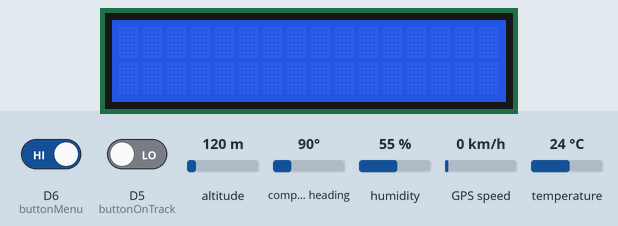
Simulated run of this sketch. Board: ESP8266 (NodeMCU). On the bench: 16×2 character LCD. The test bench sets the inputs (shaded band); at power-on: D6 (buttonMenu) HIGH, D5 (buttonOnTrack) LOW, altitude 120 m, compass heading 90°, humidity 55 %, GPS speed 0 km/h, temperature 24 °C. The GPS gets a fix after 3 s at 37.7749, -122.4194 with 8 satellites; what the sketch prints to the serial monitor is not drawn.

Above: at 2.7 s.
2.8 s: D6 (buttonMenu) driven LOW and D5 (buttonOnTrack) driven HIGH
At 11.2 s:
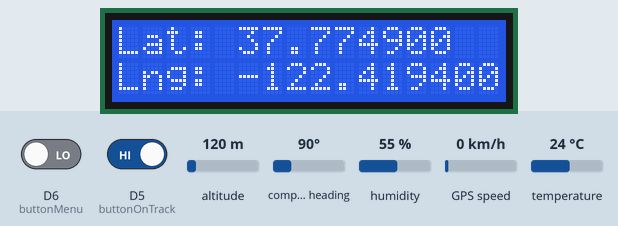
Timing chart, 0 to 12.7 s (numbered marks = the images above; inputs shaded):
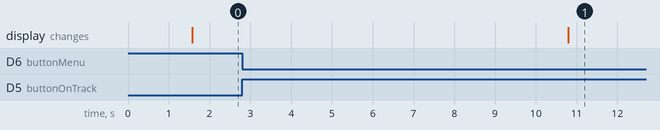

The sketch:

IoTren.ino
```cpp
// Librerias
#include <UbidotsESPMQTT.h>
#include <DHT.h>
#include <LiquidCrystal_I2C.h>
#include <Wire.h>
#include <TinyGPS++.h>
#include <SoftwareSerial.h>

// Constantes Wifi y DB
#define TOKEN "BBUS-WOaH9Y0Y85G0qjt45djta3vmpKKSIo" // Your Ubidots TOKEN
#define WIFINAME "Galaxy A34 5G" // Your SSID
#define WIFIPASS "dakna2023" // Your Wifi Pass

Ubidots client(TOKEN);

// Declaraciones para DHT11 y botones
#define DHTPIN D3 // Pin donde está conectado el sensor DHT11
#define buttonOnTrack 14 //Pin donde esta conectado hacia el botton cuadrado
#define buttonMenu 12 //Pin donde esta conectado hacia el boton circular
int buttonOnTrackState = 0;
int buttonMenuState = 0;
int menu = 0;

#define DHTTYPE DHT11 // Tipo de sensor (DHT11, DHT22, o DHT21)
DHT dht(DHTPIN, DHTTYPE);

// Display
LiquidCrystal_I2C lcd(0X27, 16, 2);

// Radio de proximidad en metros
#define RADIUS_THRESHOLD 15
const double targetLatitudes[] = {20.614929, 20.613983, 20.613616, 20.614063, 20.613201, 20.612295};
const double targetLongitudes[] = {-100.403320, -100.403839, -100.404875, -100.405609, -100.406692, -100.407394};
const char *locations[] = {"Edificio 2", "OXXO", "Borrrego Cosmico", "Arqui", "Prepa", "CIMA"};


TinyGPSPlus gps;
SoftwareSerial ss(13, 15);

void callback(char* topic, byte* payload, unsigned int length) {
  Serial.print("Message arrived [");
  Serial.print(topic);
  Serial.print("] ");
  for (int i=0;i<length;i++) {
    Serial.print((char)payload[i]);
  }
  Serial.println();
}

void setup() {
  //client.ubidotsSetBroker("industrial.api.ubidots.com"); // Sets the broker properly for the industrial account
  client.setDebug(true); // Pass a true or false bool value to activate debug messages
  Serial.begin(115200);
  client.wifiConnection(WIFINAME, WIFIPASS);
  client.begin(callback);

  //Genral
  ss.begin(9600);

  //DHT11
  dht.begin();                      //Initailize DHT sensor

  //LCD I2C
  lcd.init();                       // Initialize the LCD
  lcd.backlight();                  // Turn on the backlight
  lcd.clear();                      // Clear the LCD screen

  //Buttons
  pinMode(buttonOnTrack, INPUT);
  pinMode(buttonMenu, INPUT);
}

void loop() {
  if(!client.connected()) {
    client.reconnect();
  }

  delay(200); // Esperar entre lecturas
  bool enEstacion = false;

  // DHT11
  float humidity = dht.readHumidity();
  float temperature = dht.readTemperature();

  Serial.print("Humedad: ");
  Serial.print(humidity);
  Serial.print("%\tTemperatura: ");
  Serial.print(temperature);
  Serial.println("°C");

  // Buttons
  buttonOnTrackState = digitalRead(buttonOnTrack);
  buttonMenuState = digitalRead(buttonMenu);

  // GPS
  unsigned long currentMillis = millis();
  static unsigned long previousMillis = 0;
  static bool withinRadius = false;

while (ss.available() > 0) {
    if (gps.encode(ss.read())) {
      if (gps.location.isValid() && currentMillis - previousMillis >= 10000) {
        previousMillis = currentMillis;

        double currentLat = gps.location.lat();
        double currentLng = gps.location.lng();

        Serial.print("Latitude: ");
        Serial.println(currentLat, 6);
        Serial.print("Longitude: ");
        Serial.println(currentLng, 6);

        if (menu == 3) {
          lcd.clear();
          lcd.setCursor(0, 0);
          lcd.print("Lat: "); lcd.print(currentLat, 6);
          lcd.setCursor(0, 1);
          lcd.print("Lng: "); lcd.print(currentLng, 6);
        }

        for (int i = 0; i < sizeof(targetLatitudes) / sizeof(targetLatitudes[0]); ++i) {
          double distance = TinyGPSPlus::distanceBetween(currentLat, currentLng, targetLatitudes[i], targetLongitudes[i]);
          Serial.print("Distance to ");
          Serial.print(locations[i]);
          Serial.print(": ");
          Serial.println(distance);

          if (distance <= RADIUS_THRESHOLD) {
            withinRadius = true;
            Serial.print("Te encuentras en: ");
            Serial.println(locations[i]);

            client.add("Ultima parada", *locations[i]);
            client.ubidotsPublish("IoTren");
            delay(200);

            if (menu == 4) {
              lcd.clear();
              lcd.setCursor(0, 0);
              lcd.print("Te encuentras en: ");
              lcd.setCursor(0, 1);
              lcd.print(locations[i]);
              enEstacion = true;
            }

          } else {
            withinRadius = false;
          }
        }

        client.add("latitude", currentLat);
        client.ubidotsPublish("IoTren");
        delay(100);
        client.add("longitude", currentLng);
        client.ubidotsPublish("IoTren");
        delay(1000);

      }
    }
 }

  if (isnan(humidity) || isnan(temperature)) {
    Serial.println("Error al leer el sensor DHT!");
  } else {
    Serial.print("Humedad: ");
    Serial.print(humidity);
    Serial.print("%\tTemperatura: ");
    Serial.print(temperature);
    Serial.println("°C");

    client.add("Temperatura", temperature);
    client.add("Humedad", humidity);
    client.ubidotsPublish("IoTren");
    delay(1000);
  }

  if (buttonMenuState == LOW) {
    menu = menu + 1;
  }

  if (menu == 5) {
    menu = 0;
  }

  if (buttonOnTrackState == HIGH) {
    client.add("circulation_state", 1);
    client.ubidotsPublish("IoTren");
    delay(1000);
  } else {
    client.add("circulation_state", 0);
    client.ubidotsPublish("IoTren");
    delay(1000);
  }
}
```

Measured:
- after the input at 2.8 s, the display: changes after 8.0 s (image 1)
